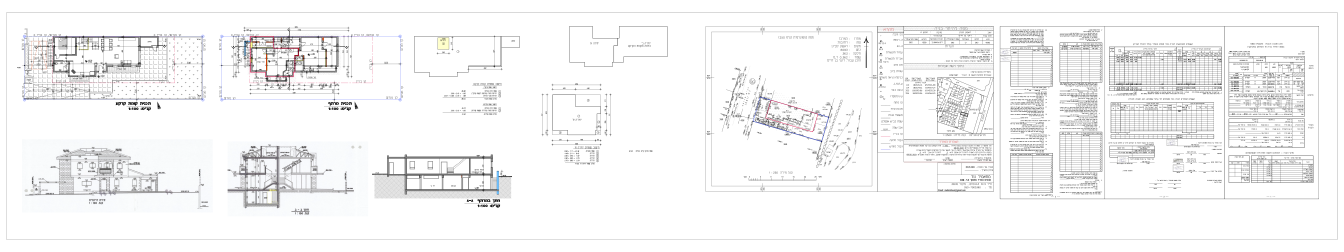
#> input picture test_data/image-test-1.png, 6719 x 1260 px (shown at 1/5 size)
$ python -i auto_segmenter.py   (imports and definitions only)
#> lines starting #> are read from the running program, lines starting #| are printed output that depends on the picture; after the words box and inside, x2 and y2 are one past the last pixel; in counts of white or black regions, pixels touching at a corner belong together
#> further down, picture is the input picture: shape (1260, 6719, 3); mean B, G, R 244.9, 244.7, 244.7
"""Auto-segmentation pipeline (Option A + OCR) for architectural sheets."""
from __future__ import annotations

from dataclasses import dataclass
from typing import Any, Dict, List, Optional, Tuple
import math
import os
import re
import shutil
import subprocess
import tempfile

from PIL import Image

try:
    import cv2  # type: ignore
    import numpy as np  # type: ignore
except Exception:  # pragma: no cover - optional dependency
    cv2 = None
    np = None


class DependencyError(RuntimeError):
    """Raised when optional CV/OCR dependencies are missing."""


@dataclass
class SegmenterConfig:
    mode: str = "cv"  # cv | layout | detector
    dpi: int = 400
    max_dim: int = 4200
    min_area_ratio: float = 0.005
    max_area_ratio: float = 0.55
    min_width: int = 120
    min_height: int = 120
    min_rectangularity: float = 0.20
    merge_iou_threshold: float = 0.20
    containment_threshold: float = 0.90
    close_kernel: int = 5
    close_iterations: int = 2
    adaptive_block_size: int = 31
    adaptive_c: int = 10
    projection_density_threshold: float = 0.01
    projection_min_gap: int = 25
    split_large_area_ratio: float = 0.18
    split_large_min_boxes: int = 2
    line_kernel_scale: int = 30
    line_merge_iterations: int = 1
    separator_line_density: float = 0.60
    separator_min_line_width: int = 3
    separator_min_gap: int = 40
    separator_min_height_ratio: float = 0.65
    separator_max_width: int = 12
    min_segment_width_ratio: float = 0.04
    hough_threshold: int = 40
    hough_min_line_length_ratio: float = 0.60
    hough_max_line_gap: int = 20
    hough_cluster_px: int = 12
    min_ink_ratio: float = 0.0015
    min_ink_pixels: int = 200
    content_crop_enabled: bool = True
    content_crop_pad: int = 10
    content_density_threshold: float = 0.0025
    content_min_span_ratio: float = 0.15
    edge_refine_enabled: bool = True
    edge_refine_pad: int = 6
    deskew: bool = False
    refine_by_content: bool = True
    refine_pad: int = 6
    ocr_enabled: bool = True
    ocr_lang: str = "heb+eng"
    ocr_psm: int = 6
    ocr_oem: int = 1
    tesseract_cmd: str = "tesseract"
    tessdata_dir: Optional[str] = None
    include_ocr_text: bool = False


HEB_PLAN = "\u05ea\u05db\u05e0\u05d9\u05ea"
HEB_PLAN2 = "\u05ea\u05d5\u05db\u05e0\u05d9\u05ea"
HEB_FLOOR = "\u05e7\u05d5\u05de\u05d4"
HEB_SECTION = "\u05d7\u05d8\u05da"
HEB_ELEV = "\u05d7\u05d6\u05d9\u05ea"
HEB_DETAIL = "\u05e4\u05e8\u05d8"
HEB_TABLE = "\u05d8\u05d1\u05dc\u05d4"
HEB_LEGEND = "\u05de\u05e7\u05e8\u05d0"
HEB_SCALE = "\u05e7\u05e0\u05de"
HEB_SIGNATURE = "\u05d7\u05ea\u05d9\u05de\u05d4"

KEYWORDS: Dict[str, List[str]] = {
    "floor_plan": ["floor plan", "plan", "floor", "basement", HEB_PLAN, HEB_PLAN2, HEB_FLOOR],
    "section": ["section", HEB_SECTION],
    "elevation": ["elevation", "facade", HEB_ELEV],
    "detail": ["detail", HEB_DETAIL],
    "table": ["table", "schedule", "list", HEB_TABLE],
    "legend": ["legend", "symbols", HEB_LEGEND],
    "titleblock": ["project", "architect", "date", "scale", "sheet", HEB_SCALE, HEB_SIGNATURE],
}

SCALE_RE = re.compile(r"\b1\s*[:/]\s*\d{2,4}\b")


def _require_cv() -> None:
    if cv2 is None or np is None:
        raise DependencyError("OpenCV is required (pip install opencv-python).")


# [81 lines left out: functions load_image, resize_for_detection, pil_to_bgr, deskew_image, preprocess_for_contours, _contours, not called in this run]


def _box_area(box: Tuple[float, float, float, float]) -> float:
    return max(0.0, box[2]) * max(0.0, box[3])


# [555 lines left out: functions _iou, _containment, _union, find_candidate_boxes, merge_overlapping_boxes, drop_nested_boxes and 10 more, not called in this run]


def _line_metrics(bgr: "np.ndarray") -> Dict[str, float]:
    _require_cv()
    gray = cv2.cvtColor(bgr, cv2.COLOR_BGR2GRAY)
    blur = cv2.GaussianBlur(gray, (3, 3), 0)
    bw = cv2.adaptiveThreshold(
        blur, 255, cv2.ADAPTIVE_THRESH_MEAN_C, cv2.THRESH_BINARY_INV, 21, 10
    )
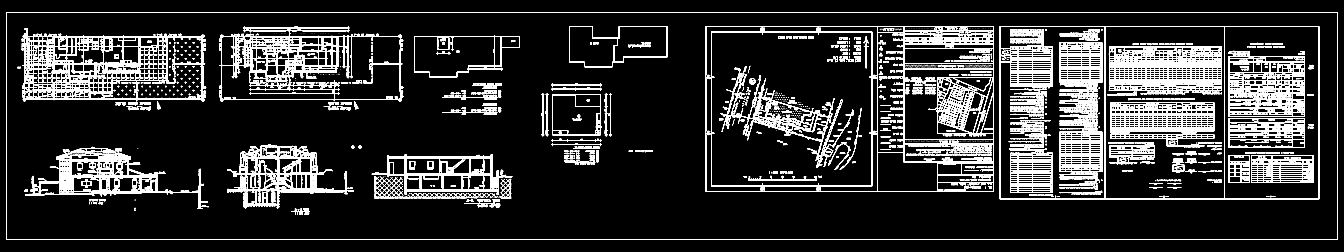
#> bw: shape (1260, 6719) (shown at 1/5 size); 9.8% white; 4172 white regions (1534 under 20 px), largest, box (x1, y1, x2, y2) and area: (3528, 130, 4969, 960) 68671, (109, 143, 1026, 509) 62642, (1095, 132, 2012, 507) 58543
    height, width = bw.shape[:2]
#> height = 1260; width = 6719
    area = max(1.0, float(width * height))
#> area = 8465940
    h_kernel = cv2.getStructuringElement(cv2.MORPH_RECT, (max(10, width // 10), 1))
    v_kernel = cv2.getStructuringElement(cv2.MORPH_RECT, (1, max(10, height // 10)))
#> v_kernel = 126 values from 1 to 1
    horiz = cv2.morphologyEx(bw, cv2.MORPH_OPEN, h_kernel)
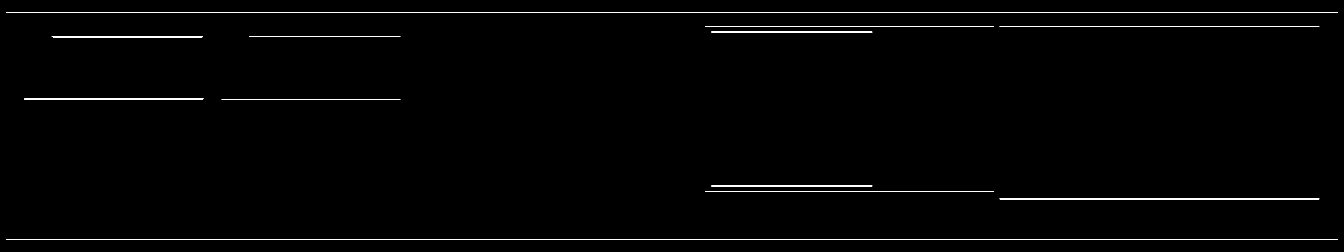
#> horiz: shape (1260, 6719) (shown at 1/5 size); 0.92% white; 14 white regions, largest, box (x1, y1, x2, y2) and area: (31, 1195, 6689, 1199) 26604, (31, 62, 6689, 65) 19972, (4998, 993, 6596, 996) 4792
    vert = cv2.morphologyEx(bw, cv2.MORPH_OPEN, v_kernel)
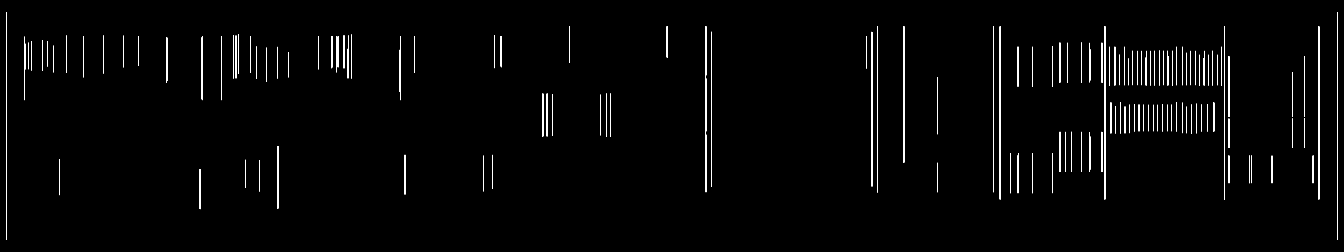
#> vert: shape (1260, 6719) (shown at 1/5 size); 1% white; 145 white regions, largest, box (x1, y1, x2, y2) and area: (6121, 131, 6125, 997) 3440, (31, 63, 34, 1200) 3408, (6686, 63, 6689, 1200) 3408
    h_density = float(cv2.countNonZero(horiz)) / area
#> h_density = 0.00916
    v_density = float(cv2.countNonZero(vert)) / area
#> v_density = 0.0103
    return {
        "h_density": h_density,
        "v_density": v_density,
        "table_score": min(h_density, v_density),
    }


# [219 lines left out: functions _parse_tesseract_tsv, run_tesseract_ocr, _keyword_hits, _pick_label_line, classify_region, not called in this run]


def propose_regions_layout_model(*_args: Any, **_kwargs: Any) -> List[Tuple[float, float, float, float]]:
    raise NotImplementedError("Layout model mode is not wired yet.")


def propose_regions_custom_detector(*_args: Any, **_kwargs: Any) -> List[Tuple[float, float, float, float]]:
    raise NotImplementedError("Custom detector mode is not wired yet.")


# [234 lines left out: function segment_image, not called in this run]

>>> import cv2
>>> picture = cv2.imread('../../test_data/image-test-1.png')
>>> result = _line_metrics(picture)
#> result = {'h_density': 0.00916, 'v_density': 0.0103, 'table_score': 0.00916}
